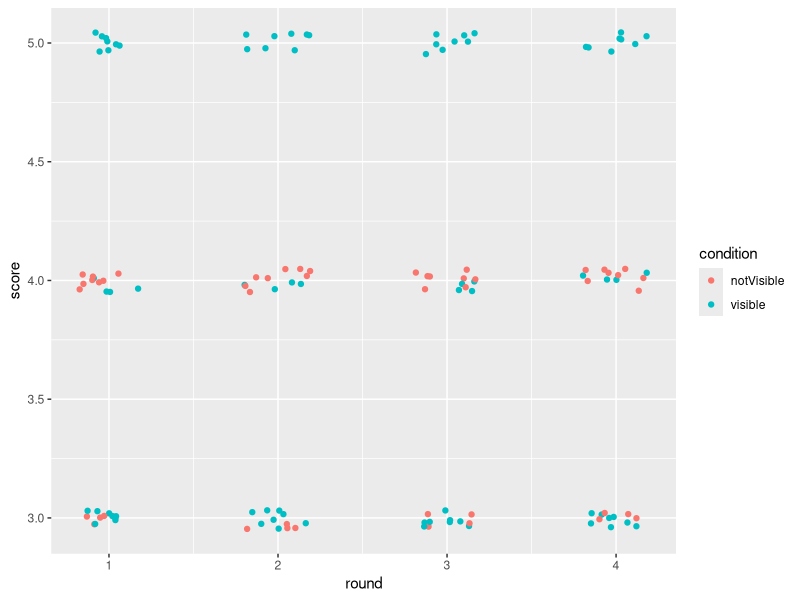
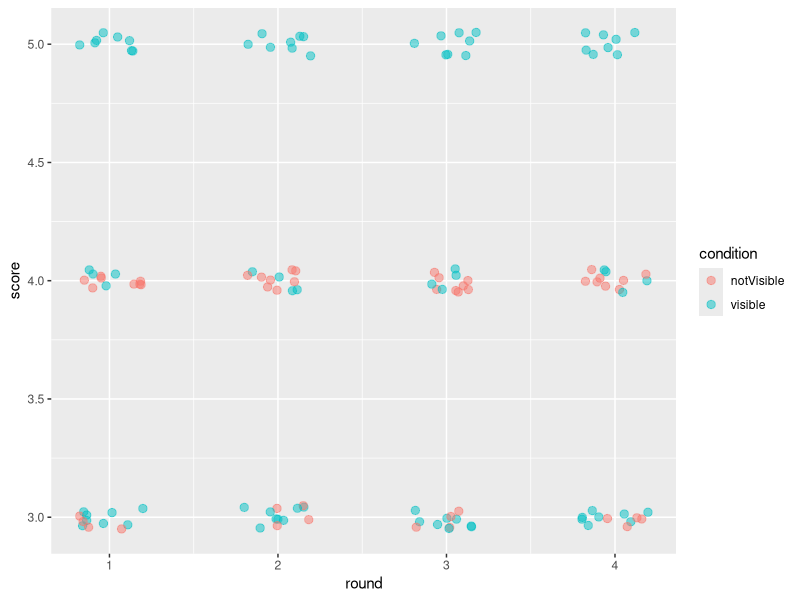
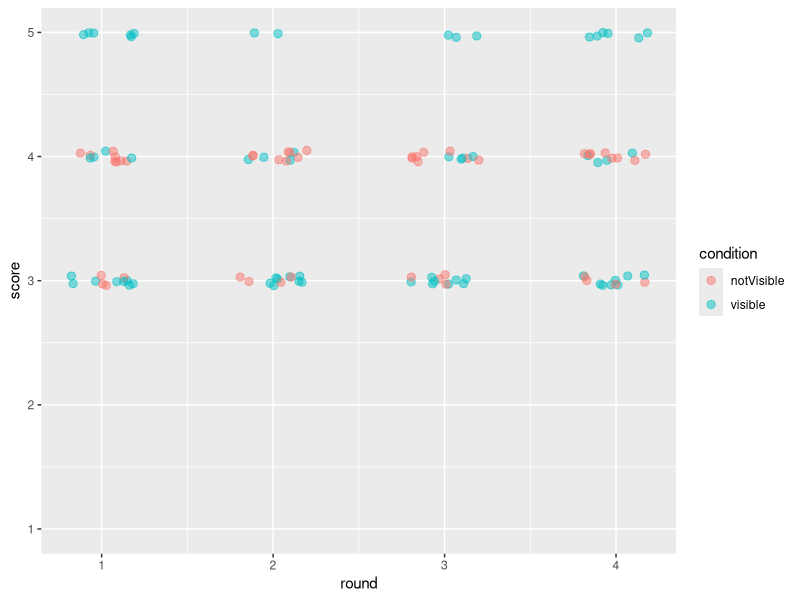
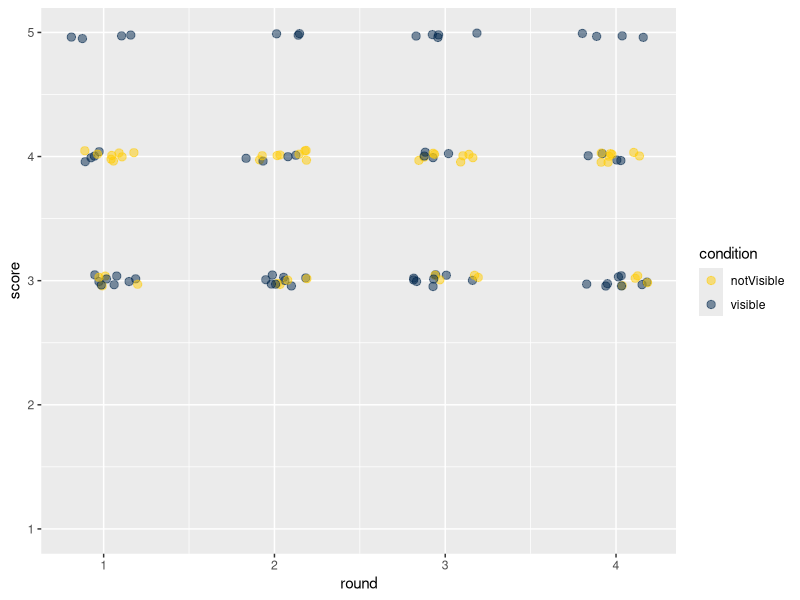
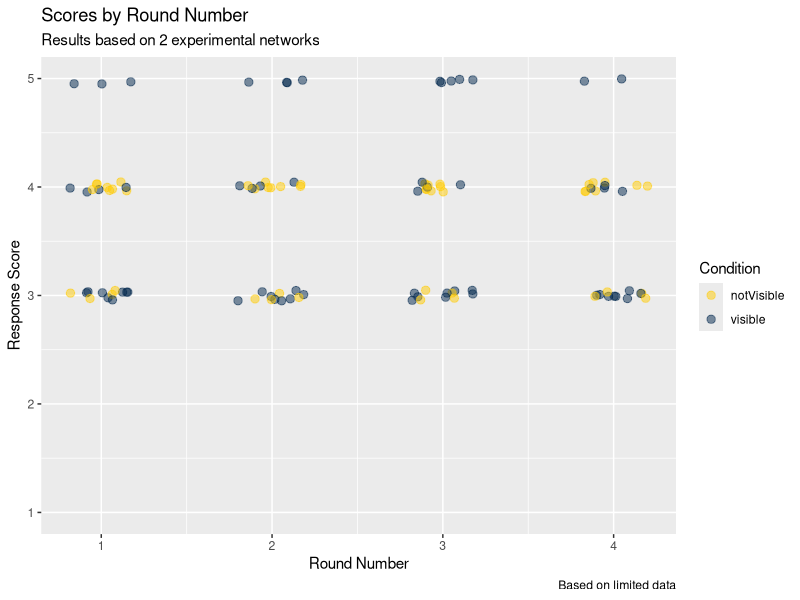
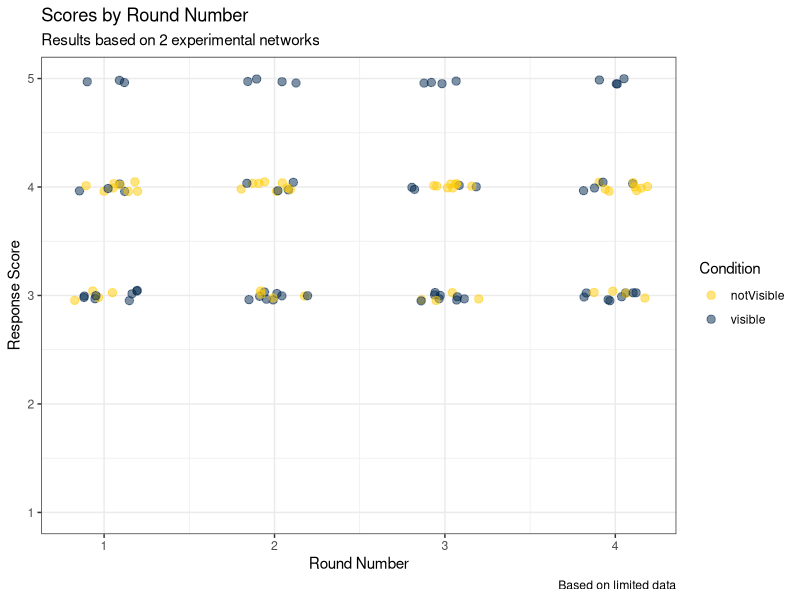
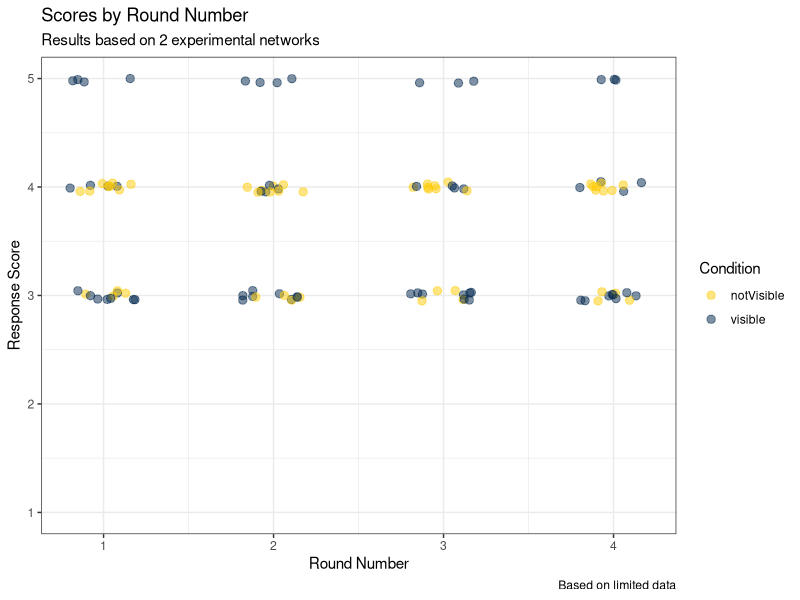
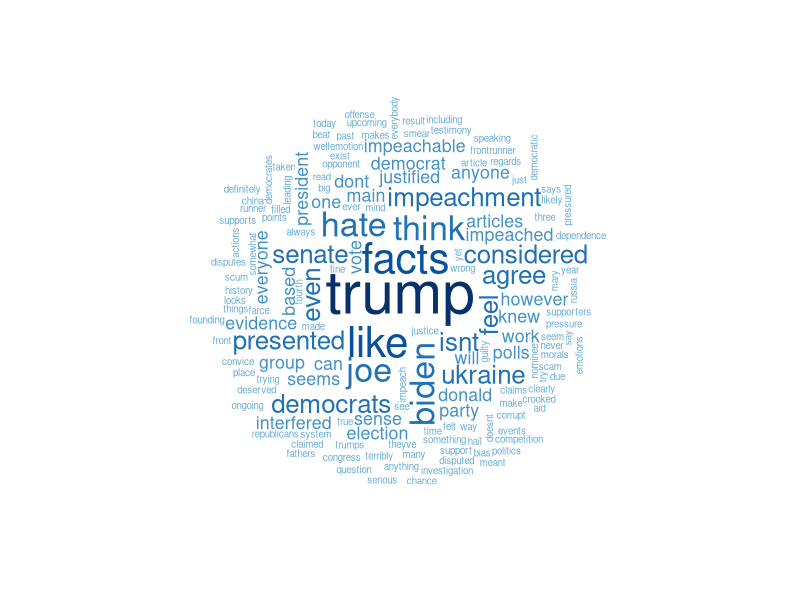

Generate these figures, in order, with R:
## ---- chunk 1
knitr::opts_chunk$set(echo = TRUE)
## ---- chunk 2
# load packages
library(tidyverse)

# custom functions
# dplyr select
select <- dplyr::select

# read in data seperately
dat <- read_csv('../data/data.csv')
rounds <- read_csv('../data/rounds.csv')
edgelist <- read_csv('../data/edgelist.csv')

## ---- chunk 3

# merge with conditions
subs <- dat %>% select(subject, condition)
rounds <- left_join(rounds, subs, by = 'subject')

# make simple plot
p <- rounds %>%
  ggplot(., aes(x = round, y = score, color = condition)) +
    geom_point(position = position_jitter(height = 0.05, width = 0.2))

# output p
p

## ---- chunk 4
p <- rounds %>%
  ggplot(., aes(x = round, y = score, color = condition, group = condition)) +
    geom_point(position = position_jitter(height = 0.05, width = 0.2),
               size = 2.5,
               alpha = .5) 
p

## ---- chunk 5

# limits arguemnt is upper and lower bound for y-axis
p <- p +
  scale_y_continuous(limits = c(1, 5))

p

## ---- chunk 6

p <- p +
  scale_color_manual(values = c('#FFCB05', '#00274C'))

p

## ---- chunk 7
p <- p +
  labs(
    title = 'Scores by Round Number',
    y = 'Response Score',
    x = 'Round Number',
    color = 'Condition',
    subtitle = 'Results based on 2 experimental networks',
    caption = 'Based on limited data')

p
## ---- chunk 8
p <- p +
  theme_bw()

p
## ---- chunk 9
png('../figures/scores.png', units = 'in', width = 8, height = 6, res = 750)
p
dev.off()


## ---- chunk 10
# lots of the responses are repeated, so just get the unique entries
text <- rounds$response %>%
  unique()

head(text)



## ---- chunk 11

library(tm)
library(wordcloud)

# convert text to a corpus
text <- Corpus(VectorSource(text))

# do some basic cleaning of text
text <- text %>%
  tm_map(removePunctuation) %>%
  tm_map(removeNumbers) %>%
  tm_map(tolower) %>%
  tm_map(removeWords, stopwords('english'))

# create term document matrix
tdm <- TermDocumentMatrix(text) 
tdmMatrix <- as.matrix(tdm) 
words <- sort(rowSums(tdmMatrix), decreasing=TRUE) 
datMatrix <- data.frame(word = names(words), freq = words)

# print and save wordcloud
png('../figures/wordcloud.png', units="in", width=6, height=6, res=750)
wordcloud(
  words = datMatrix$word,
  max.words = Inf,
  freq = datMatrix$freq,
  min.freq = 1,
  random.order = FALSE,
  color = brewer.pal(9, 'Blues')[(5:9)],
  rot.per=0.15, 
  scale = c(3.5, 0.1))

dev.off()
